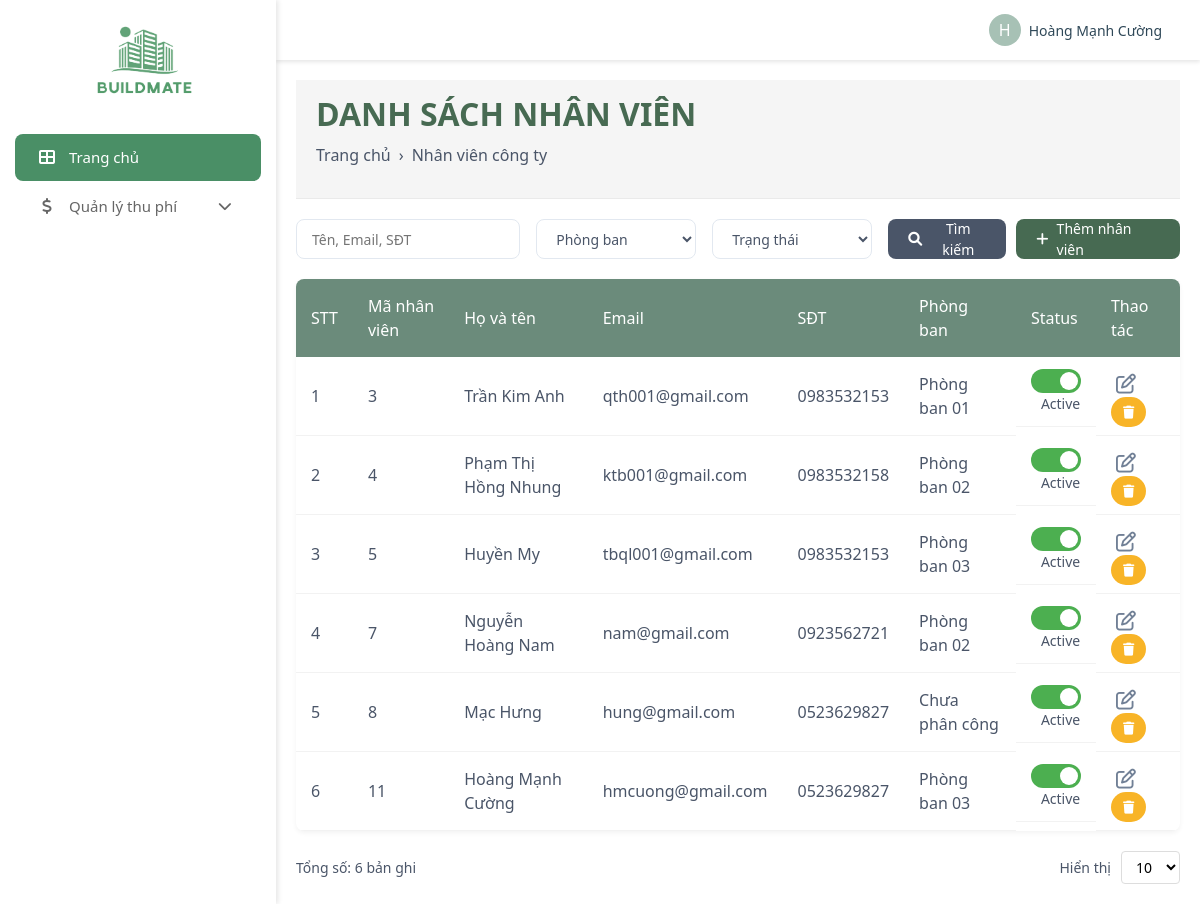
/admin/data-info/company_employees.php (signed in), run on the app's committed database.
### tables this page shows
CREATE TABLE `staffs` (
  `ID` int(11) NOT NULL,
  `Name` varchar(255) DEFAULT NULL,
  `Email` varchar(255) DEFAULT NULL,
  `PhoneNumber` varchar(20) DEFAULT NULL,
  `Position` varchar(100) DEFAULT NULL,
  `Address` text DEFAULT NULL,
  `DepartmentId` int(11) NOT NULL,
  `NationalID` varchar(50) DEFAULT NULL,
  `Status` enum('active','inactive') DEFAULT 'active'
);

CREATE TABLE `departments` (
  `ID` int(11) NOT NULL,
  `Name` varchar(255) DEFAULT NULL,
  `Code` varchar(255) NOT NULL,
  `PhoneNumber` varchar(20) DEFAULT NULL,
  `Email` varchar(255) DEFAULT NULL,
  `Description` text DEFAULT NULL,
  `DepartmentManagerID` int(11) DEFAULT NULL
);

### admin/data-info/company_employees.php (the view, shortened to what this page needs)
<?php
include '../../database/DBController.php';
$records_per_page = isset($_GET['per_page']) ? (int)$_GET['per_page'] : 10;
$page = isset($_GET['page']) ? (int)$_GET['page'] : 1;
$offset = ($page - 1) * $records_per_page;
$search_term = isset($_GET['search']) ? mysqli_real_escape_string($conn, $_GET['search']) : '';
$department_filter = isset($_GET['department']) ? mysqli_real_escape_string($conn, $_GET['department']) : '';
$status_filter = isset($_GET['status']) ? mysqli_real_escape_string($conn, $_GET['status']) : '';
$where_conditions = [];
$where_clause = !empty($where_conditions) ? "WHERE " . implode(" AND ", $where_conditions) : "";
$count_query = mysqli_query($conn, "SELECT COUNT(*) as total FROM Staffs s $where_clause");
$total_records = mysqli_fetch_assoc($count_query)['total'];
$select_staffs = mysqli_query($conn, "
    SELECT s.*, d.Name as DepartmentName
    FROM Staffs s
    LEFT JOIN Departments d ON s.DepartmentId = d.ID
    $where_clause
    ORDER BY s.ID
    LIMIT $offset, $records_per_page
");
?>
<!DOCTYPE html>
<html lang="en">
<head>
    <link rel="stylesheet" href="https://cdnjs.cloudflare.com/ajax/libs/font-awesome/6.0.0/css/all.min.css">
    <link href="https://cdn.jsdelivr.net/npm/bootstrap@5.3.0/dist/css/bootstrap.min.css" rel="stylesheet">
    <link rel="stylesheet" href="css/admin_style.css">
</head>
<body>
    <div class="d-flex">
        <?php include '../admin_navbar.php'; ?>
            <div style="width: 100%;">
            <?php include '../admin_header.php'; ?>
            <div class="manage-container">
                <div class="page-header">
                    <h2 style="font-weight: bold; color: #476a52; margin-bottom: 10px; text-transform: uppercase;">DANH SÁCH NHÂN VIÊN</h2>
                    <div class="breadcrumb">
                        <a href="dashboard.php">Trang chủ</a>
                        <span style="margin: 0 8px;">›</span>
                        <span>Nhân viên công ty</span>
                    </div>
                </div>
                <div class="search-container">
                    <form action="" method="GET" class="d-flex gap-3">
                        <input type="text" name="search" class="filter-select"
                            placeholder="Tên, Email, SĐT"
                            value="<?php echo isset($_GET['search']) ? htmlspecialchars($_GET['search']) : ''; ?>">
                        <select name="department" class="filter-select">
                            <option value="">Phòng ban</option>
                        </select>
                        <select name="status" class="filter-select">
                            <option value="">Trạng thái</option>
                        </select>
                        <button type="submit" class="search-btn">
                            <i class="fas fa-search"></i> Tìm kiếm
                        </button>
                    </form>
                    <a href="create_employee.php" class="btn-add">
                        <i class="fas fa-plus"></i> Thêm nhân viên
                    </a>
                </div>
                <table class="account-table">
                    <thead>
                        <tr>
                            <th>STT</th>
                            <th>Mã nhân viên</th>
                            <th>Họ và tên</th>
                            <th>Email</th>
                            <th>SĐT</th>
                            <th>Phòng ban</th>
                            <th>Status</th>
                            <th>Thao tác</th>
                        </tr>
                    </thead>
                    <tbody>
                        <?php
                        if(mysqli_num_rows($select_staffs) > 0) {
                            $counter = $offset + 1;
                            while($staff = mysqli_fetch_assoc($select_staffs)) {
                                ?>
                                <tr>
                                    <td><?php echo $counter++; ?></td>
                                    <td><?php echo $staff['ID']; ?></td>
                                    <td><?php echo $staff['Name']; ?></td>
                                    <td><?php echo $staff['Email']; ?></td>
                                    <td><?php echo $staff['PhoneNumber']; ?></td>
                                    <td><?php echo $staff['DepartmentName'] ?? 'Chưa phân công'; ?></td>
                                    <td style="display: flex;flex-direction: column; justify-content: center;">
                                        <label class="status-switch">
                                            <span class="switch-slider"></span>
                                        </label>
                                        <span class="status-label" id="status-label-<?php echo $staff['ID']; ?>">
                                            <?php echo $staff['Status'] == 'active' ? 'Active' : 'Inactive'; ?>
                                        </span>
                                    </td>
                                    <td>
                                        <a href="update_employee.php?id=<?php echo $staff['ID']; ?>" class="action-icon"><i class="far fa-edit"></i></a>
                                        <a href="?delete=<?php echo $staff['ID']; ?>"
                                        class="action-btn"
                                        onclick="return confirm('Bạn có chắc chắn muốn xóa nhân viên này?')">
                                            <i class="fas fa-trash"></i>
                                        </a>
                                    </td>
                                </tr>
                                <?php
                            }
                        } else {
                            echo '<tr><td colspan="8" class="text-center">Không có nhân viên nào</td></tr>';
                        }
                        ?>
                    </tbody>
                </table>
                <div class="pagination">
                    <div class="total-count">Tổng số: <?php echo $total_records; ?> bản ghi</div>
                    <div class="items-per-page">
                        <span>Hiển thị</span>
                        <select class="dropdown-per-page" onchange="window.location.href='?page=1&per_page='+this.value<?php echo !empty($search_term) ? '&search='.urlencode($search_term) : ''; ?><?php echo !empty($department_filter) ? '&department='.$department_filter : ''; ?><?php echo !empty($status_filter) ? '&status='.$status_filter : ''; ?>">
                            <option value="10" <?php echo ($records_per_page == 10) ? 'selected' : ''; ?>>10</option>
                        </select>
                    </div>
                </div>
            </div>
        </div>
    </div>
</body>
</html>

### admin/css/admin_style.css (style rules this page uses)
* { margin: 0; padding: 0; box-sizing: border-box; }
body { margin: 0; font-family: Arial, sans-serif; }
.manage-container { width: calc(100% - 250px); }

### admin/data-info/company_employees.php (style rules this page uses)
body { background-color: #f5f5f5; font-family: 'Segoe UI', Tahoma, Geneva, Verdana, sans-serif; }
.page-header { background-color: #f5f5f5; padding: 15px 20px; color: #4a5568; border-bottom: 1px solid #eaeaea; }
.breadcrumb { display: flex; align-items: center; margin-bottom: 0; padding: 0; background-color: transparent; font-size: 14px; }
.breadcrumb a { color: #4a5568; text-decoration: none; }
.search-container { display: flex; justify-content: space-between; margin: 20px 0; gap: 10px; }
.search-btn { padding: 10px 20px; border: none; border-radius: 50px; background-color: #f8b427; color: white; cursor: pointer; display: flex; align-items: center; gap: 8px; }
.account-table { width: 100%; background-color: white; border-radius: 8px; overflow: hidden; margin-top: 20px; box-shadow: 0 2px 5px rgba(0,0,0,0.05); }
.account-table th { background-color: #6b8b7b !important; color: white; text-align: left; padding: 15px; font-weight: 500; }
.account-table td { padding: 12px 15px; border-bottom: 1px solid #f2f2f2; color: #4a5568; }
.action-btn { padding: 6px 12px; border-radius: 50px; background-color: #f8b427; color: white; border: none; cursor: pointer; font-size: 13px; font-weight: 500; }
.action-icon { color: #718096; cursor: pointer; margin: 0 5px; font-size: 20px; }
.pagination { display: flex; justify-content: space-between; align-items: center; margin-top: 20px; font-size: 14px; color: #4a5568; }
.items-per-page { display: flex; align-items: center; gap: 10px; }
.dropdown-per-page { padding: 5px 10px; border: 1px solid #ddd; border-radius: 4px; background-color: white; }
.manage-container { width: 100%; padding: 20px; }
.filter-select { height: 40px; padding: 0 15px; border: 1px solid #e2e8f0; border-radius: 8px; background-color: white; color: #4a5568; font-size: 14px; cursor: pointer; min-width: 160px; }
.search-btn { height: 40px; padding: 0 20px; border: none; border-radius: 8px; background-color: #4a5568; color: white; font-size: 14px; cursor: pointer; display: flex; align-items: center; gap: 8px; }
.search-btn i { font-size: 14px; }
.btn-add { height: 40px; padding: 0 20px; border: none; border-radius: 8px; background-color: #476a52; color: white; font-size: 14px; cursor: pointer; display: flex; align-items: center; gap: 8px; text-decoration: none; }
.status-switch { position: relative; display: inline-block; width: 50px; height: 24px; }
.switch-slider { position: absolute; cursor: pointer; top: 0; left: 0; right: 0; bottom: 0; background-color: #ccc; transition: .4s; border-radius: 34px; }
.switch-slider:before { position: absolute; content: ""; height: 18px; width: 18px; left: 3px; bottom: 3px; background-color: white; transition: .4s; border-radius: 50%; }
input:checked + .switch-slider { background-color: #4CAF50; }
input:checked + .switch-slider:before { transform: translateX(26px); }
.status-label { margin-left: 10px; font-size: 14px; color: #4a5568; }

### data on the page
staffs: ID "3", Name "Trần Kim Anh", Email "qth001@gmail.com", PhoneNumber "0983532153", DepartmentId.Name "Phòng ban 01", Status "Active"
staffs: ID "4", Name "Phạm Thị Hồng Nhung", Email "ktb001@gmail.com", PhoneNumber "0983532158", DepartmentId.Name "Phòng ban 02", Status "Active"
staffs: ID "5", Name "Huyền My", Email "tbql001@gmail.com", PhoneNumber "0983532153", DepartmentId.Name "Phòng ban 03", Status "Active"
staffs: ID "7", Name "Nguyễn Hoàng Nam", Email "nam@gmail.com", PhoneNumber "0923562721", DepartmentId.Name "Phòng ban 02", Status "Active"
staffs: ID "8", Name "Mạc Hưng", Email "hung@gmail.com", PhoneNumber "0523629827", DepartmentName "Chưa phân công", Status "Active"
staffs: ID "11", Name "Hoàng Mạnh Cường", Email "hmcuong@gmail.com", PhoneNumber "0523629827", DepartmentId.Name "Phòng ban 03", Status "Active"

### other printed values
substr($name, 0, 1) "H"
$name "Hoàng Mạnh Cường"
$total_records "6"
